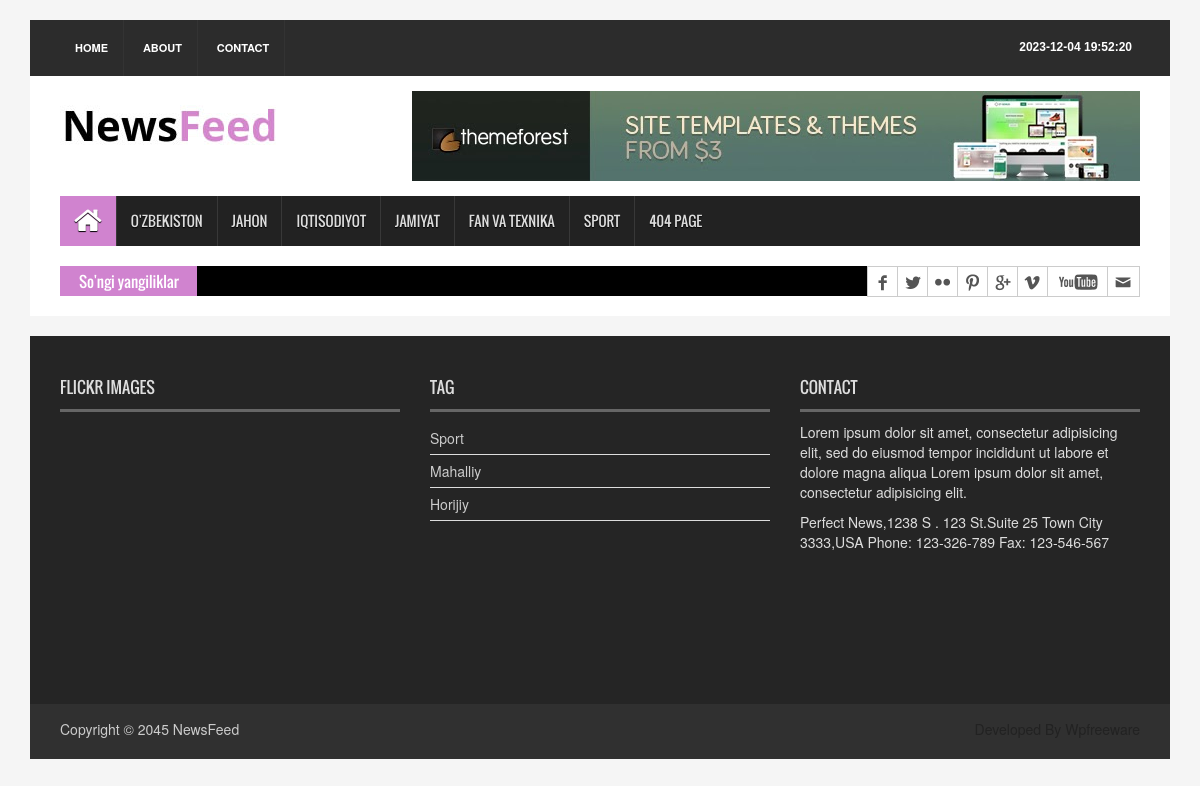
The app's page /local-news/, older data.
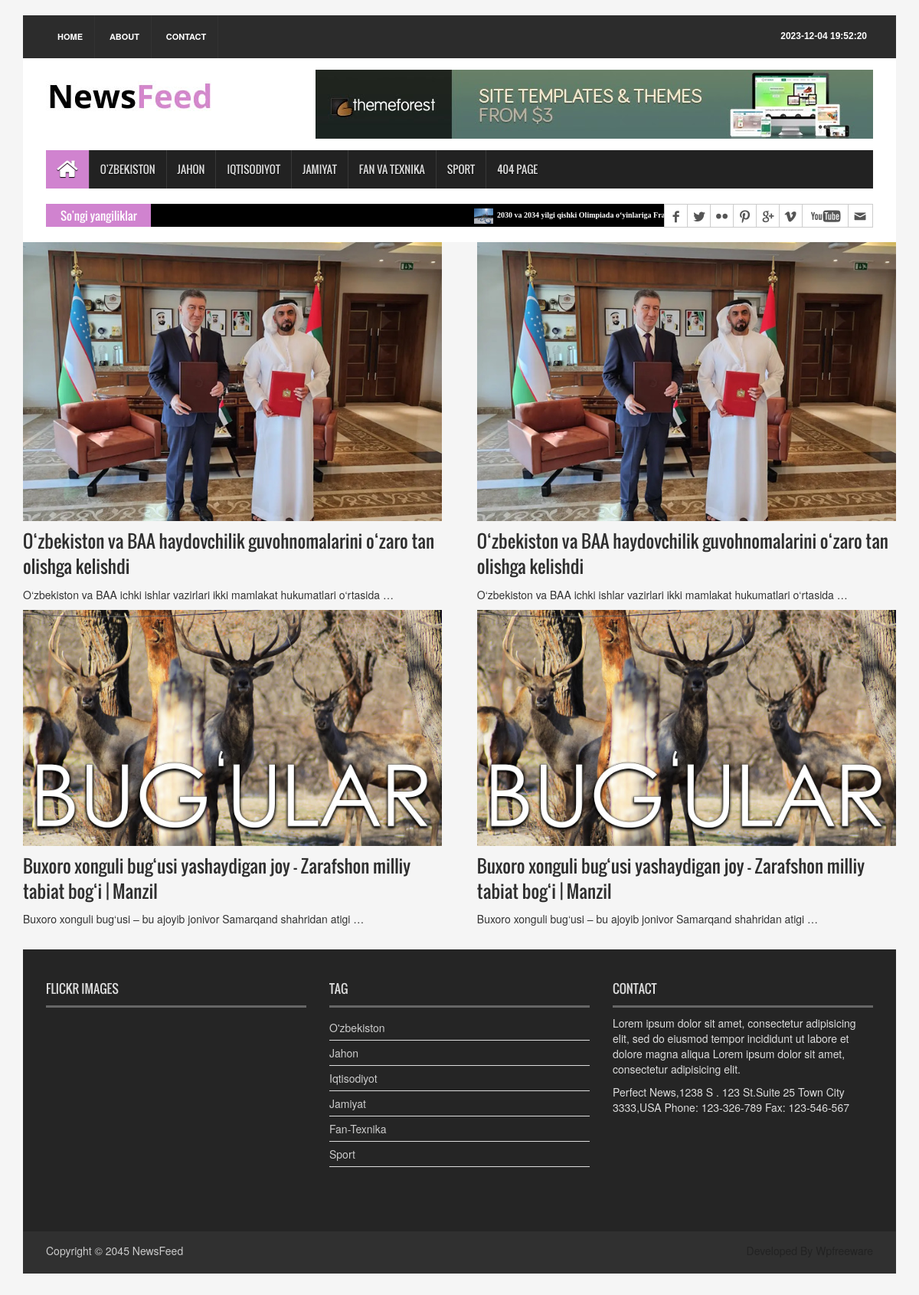
The same page, newer data.
### news_app/models.py (models this page shows, shortened)
class Category(models.Model):
    name = models.CharField(max_length=150)

class News(models.Model):
    class Status(models.TextChoices):
        Draft = "DF", "Draft"
        Published = "PB", "Published"
    title = models.CharField(max_length=250)
    slug = models.SlugField(max_length=250)
    body = models.TextField()
    image = models.ImageField(upload_to='news/images')
    category = models.ForeignKey(Category, on_delete=models.CASCADE)
    published_time = models.DateTimeField(default=timezone.now)
    created_time = models.DateTimeField(auto_now_add=True)
    updated_time = models.DateTimeField(auto_now=True)
    status = models.CharField(max_length=2, choices=Status.choices,
                              default=Status.Draft)
    objects = models.Manager()
    published = PubManager()
    class Meta:
        ordering = ['-published_time']
    def get_absolute_url(self):
        return reverse("news_detail_page", args=[self.slug])

### news_app/views.py (the view)
# urls.py: path("local-news/", LocalNewsView.as_view(), name="local_page"),
class LocalNewsView(ListView):
    model = News
    template_name = 'news/local.html'
    context_object_name = 'local_news'
    def get_queryset(self):
        news = News.published.all().filter(category__name="O'zbekiston")
        return news

### news_app/context_processor.py (called while the page is built)
def latest_news(request):
    latest_news = News.published.all().order_by('-published_time')
    categories = Category.objects.all()
    context = {
        'latest_news': latest_news,
        'categories': categories
    }
    return context

### news_app/models.py (called while the page is built)
    def get_queryset(self):
        return super().get_queryset().filter(status=News.Status.Published)

### templates/news/local.html (shortened to what this page needs)
{% extends "news/base.html" %}
{% load static %}
{% block content %}
<div class="fashion_technology_area">
    <div class="fashion">
      <div class="single_post_content">
        <ul class="business_catgnav wow fadeInDown">
          {% for news in local_news  %}
          <li>
            <figure class="bsbig_fig"> <a href="{{news.get_absolute_url}}" class="featured_img"> <img alt="" src="{{news.image.url}}"> <span class="overlay"></span> </a>
              <figcaption> <a href="{{economy_one.get_absolute_url}}">{{news.title}}</a> </figcaption>
              <p> {{news.body | truncatewords:10}}</p>
            </figure>
          </li>
          {% endfor %}
        </ul>
      </div>
    </div>
    <div class="technology">
      <div class="single_post_content">
        <ul class="business_catgnav">
          {% for news in local_news %}
          <li>
            <figure class="bsbig_fig wow fadeInDown"> <a href="{{news.get_absolute_url}}" class="featured_img"> <img alt="" src="{{news.image.url}}"> <span class="overlay"></span> </a>
              <figcaption> <a href="{{news.get_absolute_url}}">{{news.title}}</a> </figcaption>
              <p>{{news.body |truncatewords:10}} </p>
            </figure>
          </li>
          {% endfor %}
        </ul>
      </div>
    </div>
  </div>
  <div class="single_post_content">
{% endblock content %}

### templates/news/base.html (shortened to what this page needs)
{% load static %}
<!DOCTYPE html>
<html>
<head>
<link rel="stylesheet" type="text/css" href="{% static 'css/bootstrap.min.css' %}">
<link rel="stylesheet" type="text/css" href="{% static 'css/font-awesome.min.css' %}">
<link rel="stylesheet" type="text/css" href="{% static 'css/animate.css' %}">
<link rel="stylesheet" type="text/css" href="{% static 'css/font.css' %}">
<link rel="stylesheet" type="text/css" href="{% static 'css/li-scroller.css' %}">
<link rel="stylesheet" type="text/css" href="{% static 'css/slick.css' %}">
<link rel="stylesheet" type="text/css" href="{% static 'css/jquery.fancybox.css' %}">
<link rel="stylesheet" type="text/css" href="{% static 'css/theme.css' %}">
<link rel="stylesheet" type="text/css" href="{% static 'css/style.css' %}">
</head>
<body>
<div class="container">
  <header id="header">
    <div class="row">
      <div class="col-lg-12 col-md-12 col-sm-12">
        <div class="header_top">
          <div class="header_top_left">
            <ul class="top_nav">
              <li><a href="{% url 'home_page'%}">Home</a></li>
              <li><a href="{% url 'about_page'%}">About</a></li>
              <li><a href="{% url 'contact_page'%}">Contact</a></li>
            </ul>
          </div>
          <div class="header_top_right">
            <p>{% now "Y-m-d H:i:s" %}</p>
          </div>
        </div>
      </div>
      <div class="col-lg-12 col-md-12 col-sm-12">
        <div class="header_bottom">
          <div class="logo_area"><a href="{% url "home_page" %}" class="logo"><img src="{% static "images/logo.jpg" %}" alt=""></a></div>
          <div class="add_banner"><a href="#"><img src="{% static "images/addbanner_728x90_V1.jpg" %}" alt=""></a></div>
        </div>
      </div>
    </div>
  </header>
  <section id="navArea">
    <nav class="navbar navbar-inverse" role="navigation">
      <div id="navbar" class="navbar-collapse collapse">
        <ul class="nav navbar-nav main_nav">
          <li class="active"><a href="{% url "home_page" %}"><span class="fa fa-home desktop-home"></span><span class="mobile-show">Home</span></a></li>
          <li><a href="{% url "local_page" %}">O'zbekiston</a></li>
          <li><a href="{% url "foreign_page" %}">Jahon</a></li>
          <li><a href="{% url "economy_page" %}">Iqtisodiyot</a></li>
          <li><a href="{% url "society_page" %}">Jamiyat</a></li>
          <li><a href="{% url "technology_page" %}">Fan va Texnika</a></li>
          <li><a href="{% url "sport_page" %}">Sport</a></li>
          <li><a href="{% url "404_page"%}">404 Page</a></li>
        </ul>
      </div>
    </nav>
  </section>
  <section id="newsSection">
    <div class="row">
      <div class="col-lg-12 col-md-12">
        <div class="latest_newsarea"> <span>So'ngi yangiliklar</span>
          <ul id="ticker01" class="news_sticker">
            {% for news in latest_news %}
            <li><a href="{% url "news_detail_page" news.pk %}"><img src="{{news.image.url}}" alt="">{{news.title}}</a></li>
            {% endfor %}
          </ul>
          <div class="social_area">
            <ul class="social_nav">
              <li class="facebook"><a href="#"></a></li>
              <li class="twitter"><a href="#"></a></li>
              <li class="flickr"><a href="#"></a></li>
              <li class="pinterest"><a href="#"></a></li>
              <li class="googleplus"><a href="#"></a></li>
              <li class="vimeo"><a href="#"></a></li>
              <li class="youtube"><a href="#"></a></li>
              <li class="mail"><a href="#"></a></li>
            </ul>
          </div>
        </div>
      </div>
    </div>
  </section>
 {% block content %}
 {% endblock  %}
  <footer id="footer">
    <div class="footer_top">
      <div class="row">
        <div class="col-lg-4 col-md-4 col-sm-4">
          <div class="footer_widget wow fadeInLeftBig">
            <h2>Flickr Images</h2>
          </div>
        </div>
        <div class="col-lg-4 col-md-4 col-sm-4">
          <div class="footer_widget wow fadeInDown">
            <h2>Tag</h2>
            <ul class="tag_nav">
              {% for category in categories  %}
              <li><a href="#">{{category.name}}</a></li>
              {% endfor %}
            </ul>
          </div>
        </div>
        <div class="col-lg-4 col-md-4 col-sm-4">
          <div class="footer_widget wow fadeInRightBig">
            <h2>Contact</h2>
            <p>Lorem ipsum dolor sit amet, consectetur adipisicing elit, sed do eiusmod tempor incididunt ut labore et dolore magna aliqua Lorem ipsum dolor sit amet, consectetur adipisicing elit.</p>
            <address>
            Perfect News,1238 S . 123 St.Suite 25 Town City 3333,USA Phone: 123-326-789 Fax: 123-546-567
            </address>
          </div>
        </div>
      </div>
    </div>
    <div class="footer_bottom">
      <p class="copyright">Copyright &copy; 2045 <a href="index.html">NewsFeed</a></p>
      <p class="developer">Developed By Wpfreeware</p>
    </div>
  </footer>
</div>
</body>
</html>

### static/css/li-scroller.css (style rules this page uses)
ul.newsticker { position:relative; left:750px; font:bold 10px Verdana; list-style-type:none; margin:0; padding:0 }
ul.newsticker li { float:left; margin:0; padding:0 }
ul.newsticker a { white-space:nowrap; padding:0; color:#fff; margin:0 50px 0 0 }
ul.newsticker a > img { height:20px; margin-right:5px; width:25px }

### static/css/theme.css (style rules this page uses)
.navbar-inverse .navbar-nav > .active > a, .navbar-inverse .navbar-nav > .active > a:hover, .navbar-inverse .navbar-nav > .active > a:focus { background-color:#d083cf }
.latest_newsarea span { background:none repeat scroll 0 0 #d083cf }

Row changes from the older to the newer data that the page shows:
removed Category: name "Mahalliy"
removed Category: name "Horijiy"
added News: image (picture), title "2030 va 2034 yilgi qishki Olimpiada o‘yinlariga Fransiya kurortlari va AQSh mezbonlik qiladi"
added News: image (picture), title "O‘zbekiston va BAA haydovchilik guvohnomalarini o‘zaro tan olishga kelishdi", body "O‘zbekiston va BAA ichki ishlar vazirlari ikki mamlakat hukumatlari o‘rtasida …"
added News: image (picture), title "Buxoro xonguli bug‘usi yashaydigan joy – Zarafshon milliy tabiat bog‘i | Manzil", body "Buxoro xonguli bug‘usi – bu ajoyib jonivor Samarqand shahridan atigi …"
added Category: name "O'zbekiston"
added Category: name "Jahon"
added Category: name "Iqtisodiyot"
added Category: name "Jamiyat"
added Category: name "Fan-Texnika"
